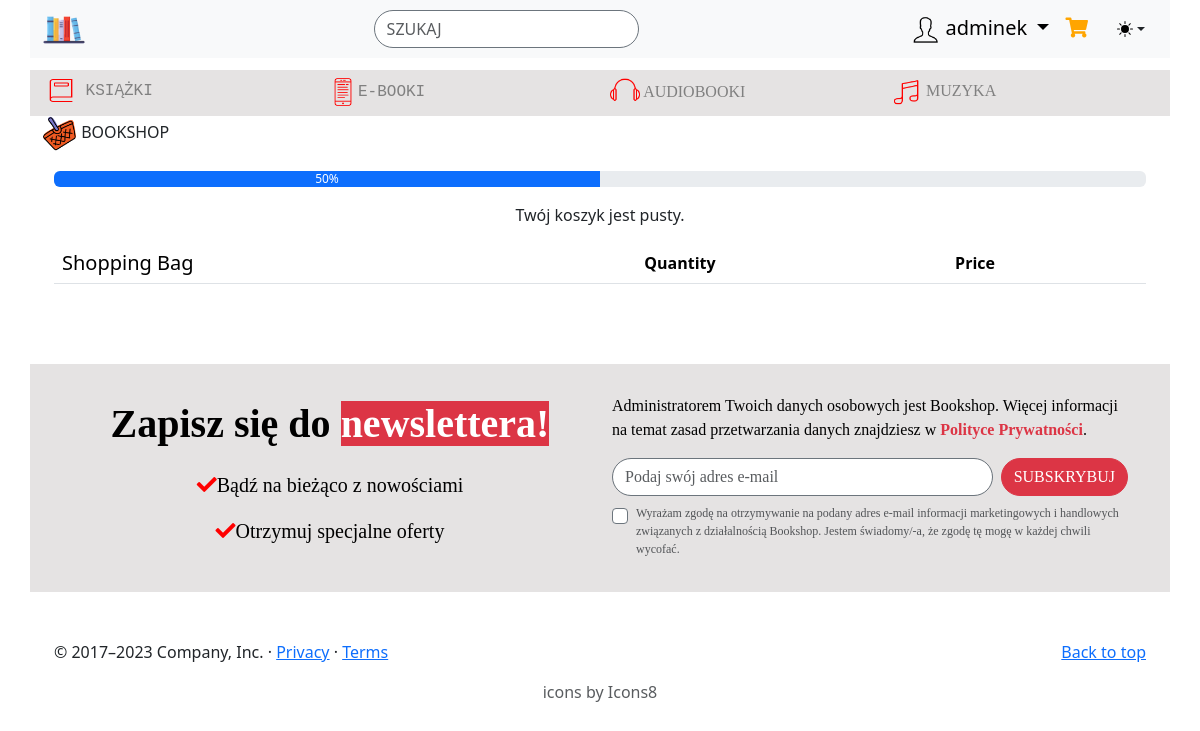
/cart/ (signed in), run on an earlier commit of the app's database.
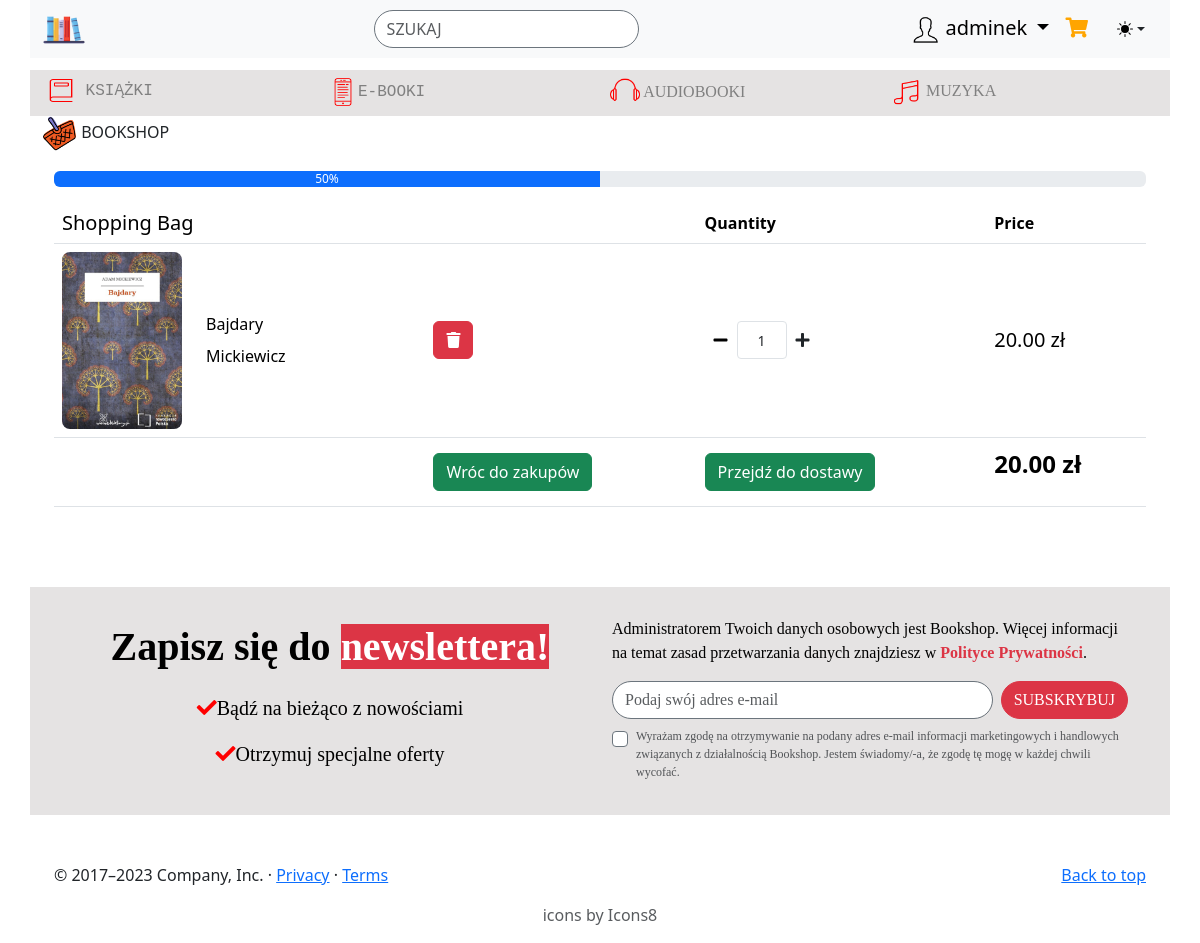
And on a later commit of the database.
### myapp/models.py (models this page shows, shortened)
class OrderItem(models.Model):
    book = models.ForeignKey(Book, on_delete=models.CASCADE)
    order = models.ForeignKey(Order, on_delete=models.CASCADE)
    quantity = models.IntegerField(default=1)
    def total_price(self):
        return self.quantity * self.book.price

class Book(models.Model):
    title = models.CharField(max_length=100)
    author = models.CharField(max_length=100, blank=True)
    price = models.FloatField()
    description = models.TextField()
    file = models.ImageField(upload_to='uploads', blank=True)
    created = models.DateField(auto_now_add=True)
    modified = models.DateField(auto_now=True)
    genres = models.ManyToManyField(Genre, blank=True)

### myapp/views.py (the view)
# urls.py: path('cart/', views.cart, name='cart'),
@login_required()
def cart(request):
    if Order.objects.filter(user=request.user, status='pending').exists():
        order = Order.objects.get(user=request.user, status='pending')
        order_id = order.id
        order_items = OrderItem.objects.filter(order=order).prefetch_related('book')
        total_cost = sum(item.total_price() for item in order_items)
    else:
        order_id = 0
        total_cost = 0
        order_items = None
    return render(request, 'myapp/cart.html', {'total_cost': total_cost,
                                               'order_items': order_items,
                                               'order_id': order_id})

### myapp/templates/myapp/cart.html (shortened to what the changed rows need)
{% extends "myapp/base.html" %}
{% load static %}
{% block body %}
<section class="h-100 h-custom">
    <div class="container h-100 py-3">
        <div class="row d-flex justify-content-center align-items-center h-100">
            <div class="col">
                <div class="table-responsive-sm">
                    <table class="table">
                        <thead>
                            <tr>
                                <th scope="col" class="h5">Shopping Bag</th>
                                <th scope="col"></th>
                                <th scope="col">Quantity</th>
                                <th scope="col">Price</th>
                            </tr>
                        </thead>
                        <tbody>
                            {% if order_items %}
                            {% for item in order_items %}
                            <tr id="item-{{ item.id }}">
                                <td scope="row">
                                    <div class="d-flex align-items-center">
                                        <img src="{{ item.book.file.url }}" class="img-fluid rounded-3"
                                          style="width: 120px;" alt="Book">
                                        <div class="flex-column ms-4">
                                          <p class="mb-2">{{ item.book.title }}</p>
                                          <p class="mb-0">{{ item.book.author }}</p>
                                        </div>
                                    </div>
                                </td>
                                <td class="align-middle">
                                    <div class="d-flex flex-row">
                                        <button onClick="removeFromCart({{ item.id }})" class="btn btn-danger">
                                            <i class="fas fa-trash"></i>
                                        </button>
                                    </div>
                                </td>
                                <td class="align-middle">
                                    <div class="d-flex flex-row">
                                        <button class="btn px-2" onclick="changeQuantity(this, -1)" data-item-id="{{ item.id }}">
                                          <i class="fas fa-minus" style="color:black;"></i>
                                        </button>
                                        <input id="quantity-{{ item.id }}" min="0" name="quantity" value="{{ item.quantity }}"
                                          class="form-control form-control-sm text-center" style="width: 50px;" data-item-id="{{ item.id }}" />
                                        <button class="btn px-2" onclick="changeQuantity(this, 1)" data-item-id="{{ item.id }}">
                                          <i class="fas fa-plus"></i>
                                        </button>
                                    </div>
                                </td>
                                <td class="align-middle">
                                    <p id="total-price-{{ item.id }}"  class="fs-5 mb-0" style="font-weight: 500;">{{ item.total_price|floatformat:2 }} zł</p>
                                </td>
                            </tr>
                            {% endfor %}
                            <tr class="align-middle">
                                <td></td>
                                <td>
                                    <a href="{% url 'index' %}" class="btn btn-success">Wróc do zakupów</a>
                                </td>
                                <td>
                                    <a href="{% url 'delivery_form' order_id  %}" class="btn btn-success">Przejdź do dostawy</a>
                                </td>
                                <td><p class="fs-4 fw-bold" id="totalCart">{{ total_cost|floatformat:2 }} zł</p></td>
                            </tr>
                            {% else %}
                            <p class="text-center">Twój koszyk jest pusty.</p>
                            {% endif %}
                        </tbody>
                    </table>
                </div>
            </div>
        </div>
    </div>
</section>
{% endblock %}

What changed in the data, as far as the page shows it:
added OrderItem: book.file (picture), book "Bajdary", book.author "Mickiewicz", quantity "1", total_price "20.00"
Also different on the page:
{{ total_cost|floatformat:2 }}: (not shown) → "20.00"
text no longer shown: "Twój koszyk jest pusty."
text now shown: "Wróc do zakupów Przejdź do dostawy zł"
